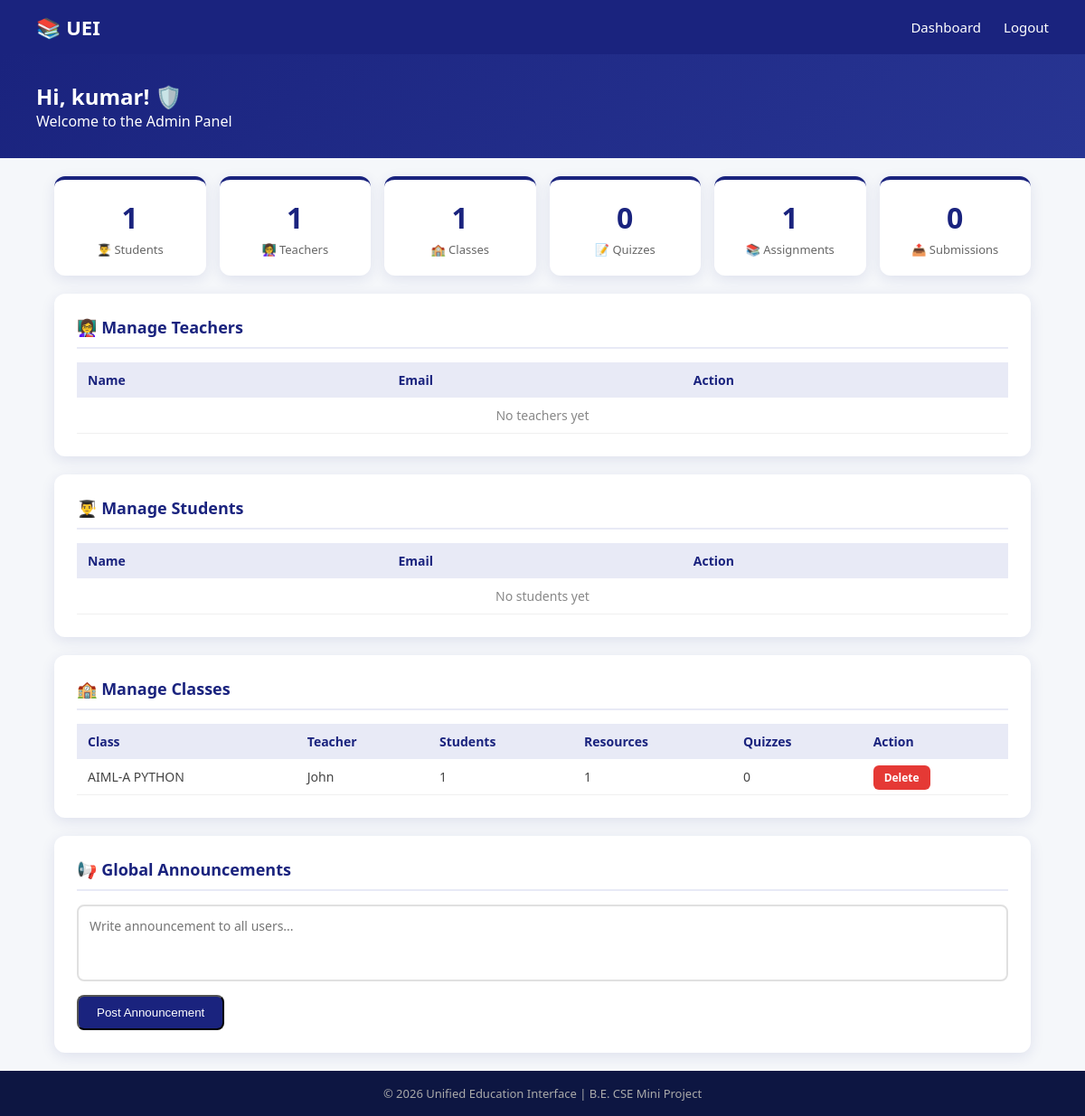
The app's page /admin-dashboard (signed in) with its own data.
### tables this page shows
CREATE TABLE classes (
            id INTEGER PRIMARY KEY AUTOINCREMENT,
            class_name TEXT NOT NULL,
            teacher_name TEXT NOT NULL,
            join_code TEXT UNIQUE NOT NULL
        );

### app.py (the view)
@app.route("/admin-dashboard")
def admin_dashboard():
    if session.get("role") != "admin":
        return redirect("/login")
    conn = sqlite3.connect("database/app.db")
    total_students = conn.execute(
        "SELECT COUNT(*) FROM users WHERE role='student'"
    ).fetchone()[0]
    total_teachers = conn.execute(
        "SELECT COUNT(*) FROM users WHERE role='teacher'"
    ).fetchone()[0]
    total_classes = conn.execute(
        "SELECT COUNT(*) FROM classes"
    ).fetchone()[0]
    total_quizzes = conn.execute(
        "SELECT COUNT(*) FROM quizzes"
    ).fetchone()[0]
    total_assignments = conn.execute(
        "SELECT COUNT(*) FROM assignments"
    ).fetchone()[0]
    total_submissions = conn.execute(
        "SELECT COUNT(*) FROM submissions"
    ).fetchone()[0]
    teachers = conn.execute("""
SELECT id, name, email
FROM users
WHERE role='teacher'
""").fetchall()
    students = conn.execute("""
SELECT id, name, email
FROM users
WHERE role='student'
    """).fetchall()
    classes = conn.execute("""
SELECT
    classes.id,
    classes.class_name,
    classes.teacher_name,

    (SELECT COUNT(*)
     FROM class_members
     WHERE class_members.class_id = classes.id) AS students,

    (SELECT COUNT(*)
     FROM resources
     WHERE resources.class_id = classes.id) AS resources,

    (SELECT COUNT(*)
     FROM quizzes
     WHERE quizzes.class_id = classes.id) AS quizzes

FROM classes
ORDER BY classes.class_name
""").fetchall()
    announcements = conn.execute("""
SELECT *
FROM admin_announcements
ORDER BY created_at DESC
""").fetchall()
    conn.close()
    return render_template(
        "admin_dashboard.html",
        total_students=total_students,
        total_teachers=total_teachers,
        total_classes=total_classes,
        total_quizzes=total_quizzes,
        total_assignments=total_assignments,
        total_submissions=total_submissions,
        classes=classes,
        announcements=announcements
    )

### templates/admin_dashboard.html (shortened to what this page needs)
<!DOCTYPE html>
<html lang="en">
<head>
    <link rel="stylesheet" href="{{ url_for('static', filename='css/style.css') }}">
</head>
<body>
    <nav class="navbar">
        <div class="nav-brand">📚 UEI</div>
        <ul class="nav-links">
            <li><a href="/admin-dashboard">Dashboard</a></li>
            <li><a href="/logout">Logout</a></li>
        </ul>
    </nav>
    <section class="welcome-section">
        <h1>Hi, {{ session['name'] }}! 🛡️</h1>
        <p>Welcome to the Admin Panel</p>
    </section>
    <div class="admin-section">
        <div class="admin-stats">
            <div class="admin-stat-card">
                <div class="admin-stat-number">{{ total_students }}</div>
                <div class="admin-stat-label">👨‍🎓 Students</div>
            </div>
            <div class="admin-stat-card">
                <div class="admin-stat-number">{{ total_teachers }}</div>
                <div class="admin-stat-label">👩‍🏫 Teachers</div>
            </div>
            <div class="admin-stat-card">
                <div class="admin-stat-number">{{ total_classes }}</div>
                <div class="admin-stat-label">🏫 Classes</div>
            </div>
            <div class="admin-stat-card">
                <div class="admin-stat-number">{{ total_quizzes }}</div>
                <div class="admin-stat-label">📝 Quizzes</div>
            </div>
            <div class="admin-stat-card">
                <div class="admin-stat-number">{{ total_assignments }}</div>
                <div class="admin-stat-label">📚 Assignments</div>
            </div>
            <div class="admin-stat-card">
                <div class="admin-stat-number">{{ total_submissions }}</div>
                <div class="admin-stat-label">📤 Submissions</div>
            </div>
        </div>
    </div>
    <div class="admin-section">
        <div class="admin-card">
            <h2>👩‍🏫 Manage Teachers</h2>
            <table class="admin-table">
                <tr><th>Name</th><th>Email</th><th>Action</th></tr>
                {% for teacher in teachers %}
                <tr>
                    <td>{{ teacher[1] }}</td>
                    <td>{{ teacher[2] }}</td>
                    <td>
                        <a href="/delete-user/{{ teacher[0] }}"
                           onclick="return confirm('Delete this teacher?')"
                           class="admin-btn-delete">Delete</a>
                    </td>
                </tr>
                {% else %}
                <tr><td colspan="3" style="color:#888; text-align:center;">No teachers yet</td></tr>
                {% endfor %}
            </table>
        </div>
    </div>
    <div class="admin-section">
        <div class="admin-card">
            <h2>👨‍🎓 Manage Students</h2>
            <table class="admin-table">
                <tr><th>Name</th><th>Email</th><th>Action</th></tr>
                {% for student in students %}
                <tr>
                    <td>{{ student[1] }}</td>
                    <td>{{ student[2] }}</td>
                    <td>
                        <a href="/delete-user/{{ student[0] }}"
                           onclick="return confirm('Delete this student?')"
                           class="admin-btn-delete">Delete</a>
                    </td>
                </tr>
                {% else %}
                <tr><td colspan="3" style="color:#888; text-align:center;">No students yet</td></tr>
                {% endfor %}
            </table>
        </div>
    </div>
    <div class="admin-section">
        <div class="admin-card">
            <h2>🏫 Manage Classes</h2>
            <table class="admin-table">
                <tr><th>Class</th><th>Teacher</th><th>Students</th><th>Resources</th><th>Quizzes</th><th>Action</th></tr>
                {% for cls in classes %}
                <tr>
                    <td>{{ cls[1] }}</td>
                    <td>{{ cls[2] }}</td>
                    <td>{{ cls[3] }}</td>
                    <td>{{ cls[4] }}</td>
                    <td>{{ cls[5] }}</td>
                    <td>
                        <a href="/delete-class/{{ cls[0] }}"
                           onclick="return confirm('Delete this class?')"
                           class="admin-btn-delete">Delete</a>
                    </td>
                </tr>
                {% else %}
                <tr><td colspan="6" style="color:#888; text-align:center;">No classes yet</td></tr>
                {% endfor %}
            </table>
        </div>
    </div>
    <div class="admin-section">
        <div class="admin-card">
            <h2>📢 Global Announcements</h2>
            <form action="/post-admin-announcement" method="POST">
                <textarea name="message" rows="3"
                    placeholder="Write announcement to all users..."
                    required
                    style="width:100%; padding:12px; border:2px solid #e0e0e0;
                           border-radius:8px; font-size:14px; resize:none;
                           font-family:'Segoe UI'; margin-bottom:10px;"></textarea>
                <button type="submit" class="btn-getstarted">Post Announcement</button>
            </form>
        </div>
    </div>
    <footer class="footer">
        <p>© 2026 Unified Education Interface | B.E. CSE Mini Project</p>
    </footer>
</body>
</html>

### static/css/style.css (style rules this page uses)
* { margin: 0; padding: 0; box-sizing: border-box; }
body { font-family: 'Segoe UI', Tahoma, Geneva, Verdana, sans-serif; background-color: #f5f7fa; color: #333; }
.navbar { background-color: #1a237e; display: flex; justify-content: space-between; align-items: center; padding: 15px 40px; position: sticky; top: 0; z-index: 100; }
.nav-brand { color: white; font-size: 22px; font-weight: bold; }
.nav-links { list-style: none; display: flex; gap: 25px; }
.nav-links a { color: white; text-decoration: none; font-size: 15px; }
.footer { background-color: #0d1642; color: #aaa; text-align: center; padding: 16px; font-size: 13px; }
.welcome-section { background: linear-gradient(135deg, #1a237e, #283593); padding: 30px 40px; color: white; }
.btn-getstarted { display: inline-block; background: #1a237e; color: white; padding: 10px 20px; border-radius: 8px; text-decoration: none; }
.admin-section { width: 90%; margin: 20px auto; }
.admin-stats { display: flex; flex-wrap: wrap; gap: 15px; margin-bottom: 10px; }
.admin-stat-card { flex: 1; min-width: 120px; background: white; border-radius: 12px; padding: 20px; text-align: center; box-shadow: 0 4px 15px rgba(26,35,126,0.1); border-top: 4px solid #1a237e; }
.admin-stat-number { font-size: 32px; font-weight: bold; color: #1a237e; }
.admin-stat-label { font-size: 13px; color: #666; margin-top: 5px; }
.admin-card { background: white; border-radius: 12px; padding: 25px; box-shadow: 0 4px 15px rgba(26,35,126,0.1); }
.admin-card h2 { color: #1a237e; font-size: 18px; margin-bottom: 15px; padding-bottom: 10px; border-bottom: 2px solid #e8eaf6; }
.admin-table { width: 100%; border-collapse: collapse; font-size: 14px; }
.admin-table th { background: #e8eaf6; color: #1a237e; padding: 10px 12px; text-align: left; font-weight: 600; }
.admin-table td { padding: 10px 12px; border-bottom: 1px solid #f0f0f0; color: #444; }
.admin-btn-delete { background: #e53935; color: white; padding: 5px 12px; border-radius: 6px; text-decoration: none; font-size: 12px; font-weight: 600; }

### records on screen
classes: class_name "AIML-A PYTHON", teacher_name "John", id "1", cls "0"

### other values on screen
{{ session['name'] }} "kumar"
{{ total_students }} "1"
{{ total_teachers }} "1"
{{ total_classes }} "1"
{{ total_quizzes }} "0"
{{ total_assignments }} "1"
{{ total_submissions }} "0"
